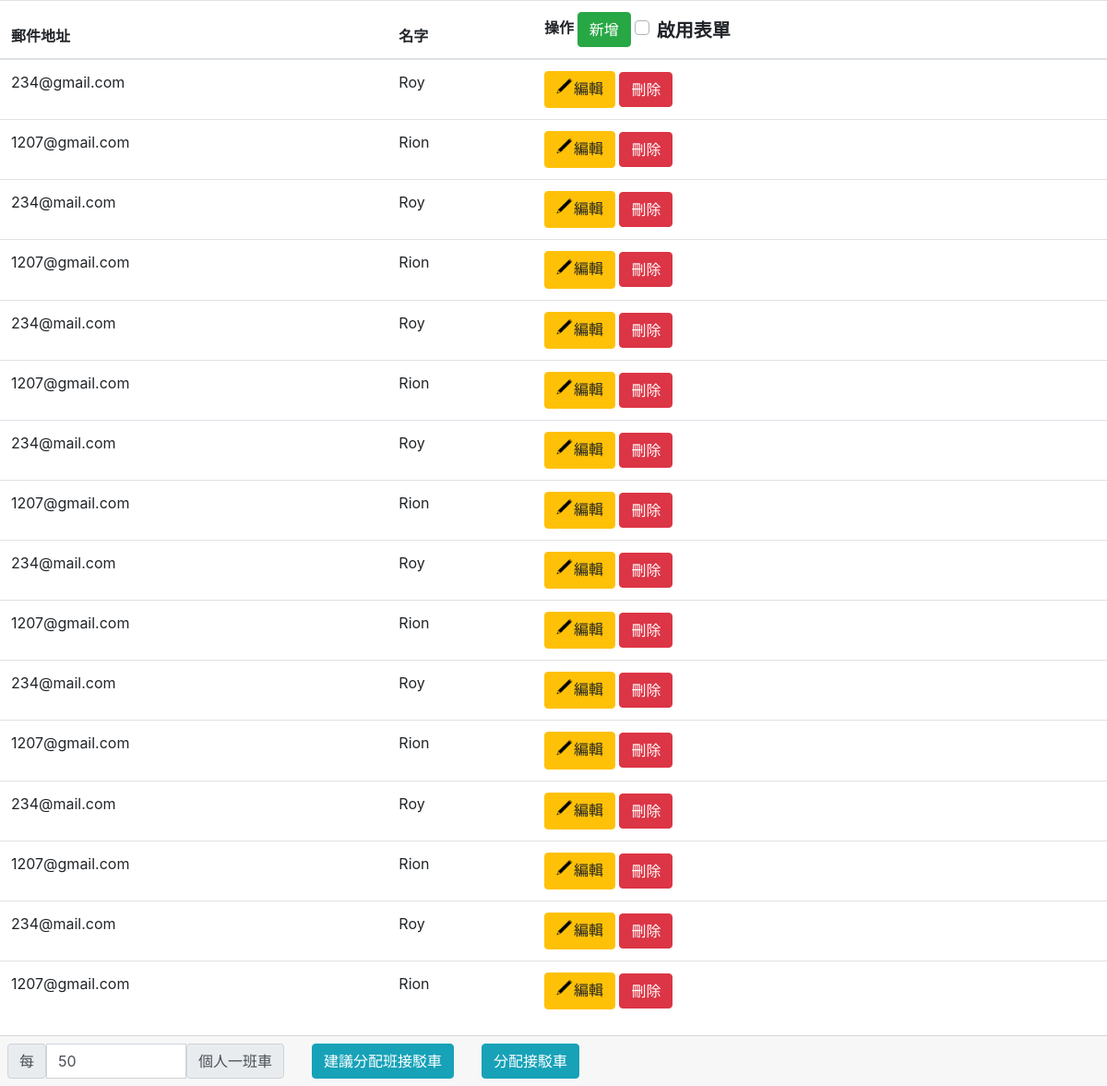
The app's page /admin_form.php with its own data.
### tables this page shows
CREATE TABLE `feedback` (
  `id` int(11) NOT NULL,
  `name` text NOT NULL,
  `mail` text NOT NULL,
  `bus` text NOT NULL
);

### admin_form.php (the view, shortened to what this page needs)
<!DOCTYPE html>
<html lang="en">
<head>
    <link rel="stylesheet" href="bootstrap.css">
</head>
<body>
<?php
include "api/db.php";
?>
    <table class="table table-hover">
        <thead>
            <tr>
                <th>郵件地址</th>
                <th>名字</th>
                <th>操作
                <button class="btn btn-success" onclick="add()">新增</button>
                <div class="custom-control custom-checkbox" style="display:inline-block;">
                    <label for="form-switch" class="custom-control-label">啟用表單</label>
                </div>
            </th>
            </tr>
        </thead>
        <tbody>
        <?php
        $sql = "SELECT * FROM `feedback`";
        $row = $pdo->query($sql)->fetchAll();
        foreach ($row as $rows) {
        ?>
        <tr class="tr-<?=$rows['id']?>">
            <td id="table-mail<?=$rows['id']?>"><?=$rows['mail']?></td>
            <td id="table-name<?=$rows['id']?>"><?=$rows['name']?></td>
            <td>
            <button class="btn btn-warning" onclick="update(<?=$rows['id']?>)"><img src="./img/PENCIL.png" style="height: 25px;">編輯</button>
            <button class="btn btn-danger" onclick="del(<?=$rows['id']?>)">刪除</button>
        </td>
        </tr>
            <?php
        }
        ?>
        </tbody>
    </table>
    <div class="card-footer p-2 d-flex">
        <div class="input-group d-flex" style="width:300px;margin-right:30px;">
            <label class="input-group-text" for="num">每</label>
            <input type="number" id="num" class="form-control">
            <label class="input-group-text" for="num">個人一班車</label>
        </div>
        <button class="btn btn-info h-50" id="sujust">建議分配<span class="sujust"></span>班接駁車</button>
        <button class="btn btn-info h-50" onclick="allocate()">分配接駁車</button>
    </div>
</body>
</html>

### admin_form.php (style rules this page uses)
label { font-size: 20px; }
#sujust { margin-right: 30px; }

### records on screen
feedback: mail "234@gmail.com", name "Roy"
feedback: mail "1207@gmail.com", name "Rion"
feedback: mail "234@mail.com", name "Roy"
feedback: mail "1207@gmail.com", name "Rion"
feedback: mail "234@mail.com", name "Roy"
feedback: mail "1207@gmail.com", name "Rion"
feedback: mail "234@mail.com", name "Roy"
feedback: mail "1207@gmail.com", name "Rion"
feedback: mail "234@mail.com", name "Roy"
feedback: mail "1207@gmail.com", name "Rion"
feedback: mail "234@mail.com", name "Roy"
feedback: mail "1207@gmail.com", name "Rion"
feedback: mail "234@mail.com", name "Roy"
feedback: mail "1207@gmail.com", name "Rion"
feedback: mail "234@mail.com", name "Roy"
feedback: mail "1207@gmail.com", name "Rion"
